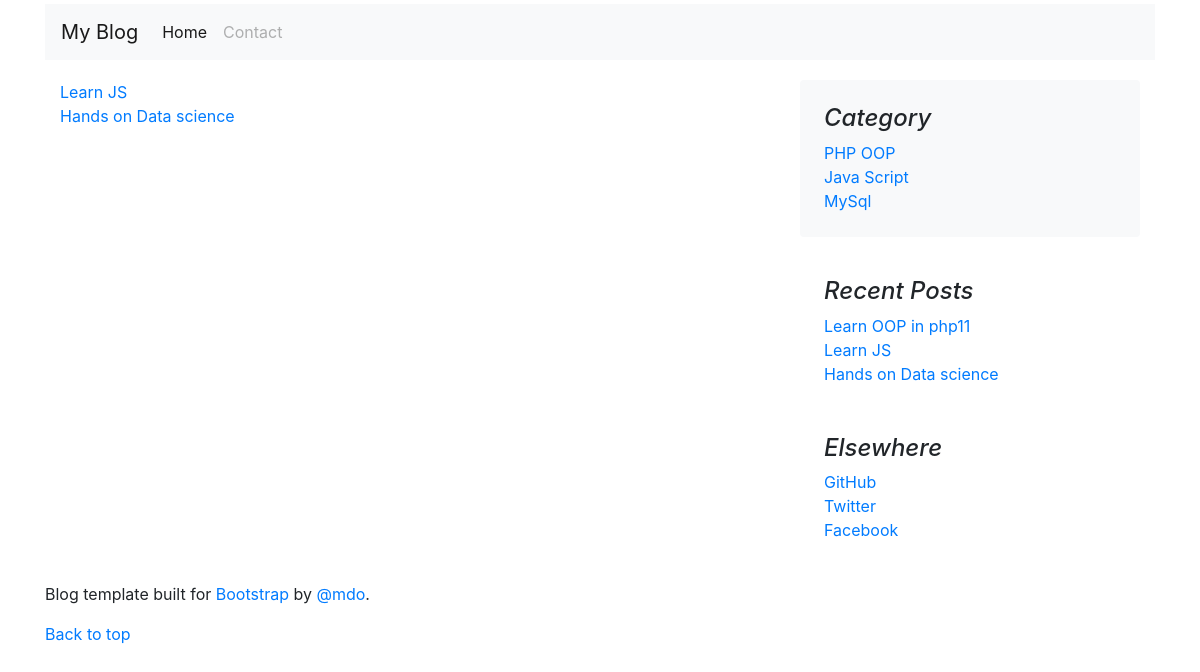
Screenshot of /post_list.php?id=2 with the database file from the repository.
### tables this page shows
CREATE TABLE `posts` (
  `id` int(11) NOT NULL,
  `category_id` int(11) NOT NULL,
  `title` varchar(255) NOT NULL,
  `content` text NOT NULL,
  `author` varchar(255) NOT NULL,
  `image` text NOT NULL,
  `time` timestamp NOT NULL DEFAULT CURRENT_TIMESTAMP,
  `tags` text NOT NULL
);

CREATE TABLE `categories` (
  `id` int(11) NOT NULL,
  `title` varchar(255) NOT NULL
);

### libs/DB.php (called while the page is built, shortened)
<?php
class DB{
	public $host = "localhost";
	public $user = "root";
	public $password = "";
	public $db_name = "oopblog";
	private $link;
	private  function connect(){
		$this->link  = new mysqli($this->host, $this->user, $this->password, $this->db_name);
	}
	public function select($sql){
		$result = $this->link->query($sql);
		if ($result->num_rows > 0) {
			return $result;
		} else{
			return false;
		}
	}
}
?>

### post_list.php (the view, shortened to what this page needs)
<?php
  include "includes/header.php";
  include "libs/DB.php";
?>
<?php
  $db= new DB();
  $cid = $_GET['id'];
  $sql = "SELECT * FROM posts WHERE category_id = '$cid'";
  $posts = $db->select($sql);
?>
<main role="main" class="container">
  <div class="row">
    <div class="col-md-8 blog-main">
     <?php
      if (empty($posts)) {
        echo "This category is empty !!";
      }else
          while ($row = $posts-> fetch_array()) :?>
            <ol class="list-unstyled mb-0">
               <li><a href="single_post.php?id=<?php echo $row['id']?>"><?php echo $row['title']?></a></li>
            </ol>
          <?php endwhile;
    ?>
    </div>
    <?php
      include 'includes/sidebar.php';
    ?>
  </div>
</main>
<?php
      include 'includes/footer.php';
?>

### includes/sidebar.php
<?php
  $db= new DB();
  $sql = "SELECT * FROM posts ORDER BY id";
  $posts = $db->select($sql);
  $cat = "SELECT * FROM categories ORDER BY id";
  $Category = $db->select($cat);
?>
<aside class="col-md-4 blog-sidebar">
      <div class="p-4 mb-3 bg-light rounded">
          <h4 class="font-italic">Category</h4>
         <?php while ($result = $Category-> fetch_array()) :?>
          <ol class="list-unstyled mb-0">
            <li><a href="post_list.php?id=<?php echo $result['id']?>"><?php echo $result['title']?></a></li>
          </ol>
        <?php endwhile;?>
      </div>
      <div class="p-4">
        <h4 class="font-italic">Recent Posts</h4>
        <?php while ($row = $posts-> fetch_array()) :?>
        <ol class="list-unstyled mb-0">
          <li><a href="single_post.php?id=<?php echo $row['id']?>"><?php echo $row['title']?></a></li>
        </ol>
      <?php endwhile;?>
      </div>
      <div class="p-4">
        <h4 class="font-italic">Elsewhere</h4>
        <ol class="list-unstyled">
          <li><a href="#">GitHub</a></li>
          <li><a href="#">Twitter</a></li>
          <li><a href="#">Facebook</a></li>
        </ol>
      </div>
    </aside>

### rows the page displays
posts: title "Learn JS"
posts: title "Hands on Data science"
categories: title "PHP OOP"
categories: title "Java Script"
categories: title "MySql"
posts: title "Learn OOP in php11"
